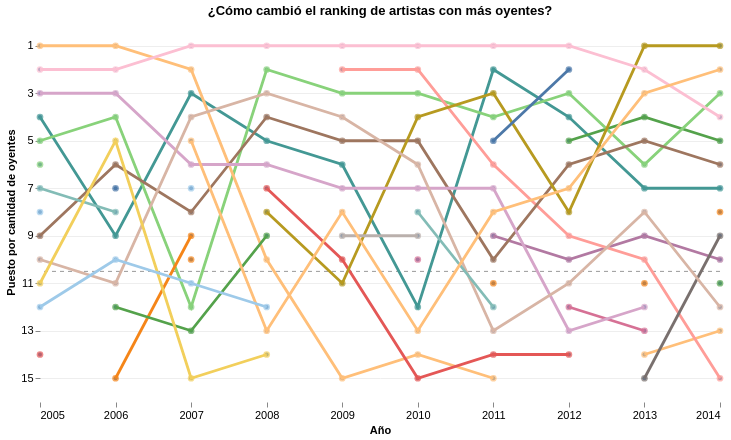

Notebook code for this chart:
### Markdown cell above
### 3.3 Mapeo visual y representación

**Gráfico de ranking (bump chart)**

| Qué mostramos | Marca | Canal | Comentario |
|---|---|---|---|
| Tiempo | | Posición horizontal | El tiempo va en el eje x, de izquierda a derecha |
| Puesto en el ranking | Punto | Posición vertical |  |
| Un artista a lo largo de los años | Línea que une los puntos | Color | La línea permite seguir a un mismo artista |

**Decisiones:**
- Decisión. Para cada año, ordenamos a los artistas según la cantidad de usuarios distintos que los escucharon. Mostramos el puesto porque nos interesa ver qué artistas subieron, bajaron o se mantuvieron entre los primeros. En 2005 y 2014, el ranking corresponde solo a los meses disponibles.
- Con tantos artistas los colores se repiten y es difícil seguir una línea, por eso agregamos interacción.
- Una línea punteada marca el límite del top 10.

**Interacción:** Al elegir un artista, su línea se resalta y las demás quedan en segundo plano. Así es más fácil seguir cómo cambió su puesto año a año. La tarea es seguir la
trayectoria de un artista concreto sin perderla entre las otras. Al pasar el mouse se ve el año, el puesto y
la cantidad de oyentes. Con un click en la leyenda también se puede ocultar un artista.

### 3.4 Evolución del ranking

### Code cell
import altair as alt

datos = datos_bump.sort_values(["artist_id", "anio"]).copy()

# Si el artista sale del ranking y vuelve después, empieza una línea nueva.
# Así evitamos unir dos años separados por un período fuera del top 15.
datos["tramo"] = datos.groupby("artist_id")["anio"].transform(
    lambda anios: anios.diff().ne(1).cumsum()
)

nombres = sorted(datos["artist_name"].unique())
selector = alt.param(
    name="artista_elegido",
    value="Todos",
    bind=alt.binding_select(options=["Todos"] + nombres, name="Artista: ")
)

# El puesto 1 va arriba y los años se muestran sin decimales.
base = alt.Chart(datos).encode(
    x=alt.X("anio:Q", title="Año",
            axis=alt.Axis(values=list(anios), format="d", grid=False),
            scale=alt.Scale(nice=False, zero=False)),
    y=alt.Y("puesto:Q", title="Puesto por cantidad de oyentes",
            scale=alt.Scale(domain=[PUESTO_MAX + 0.5, 0.5]),
            axis=alt.Axis(values=list(range(1, PUESTO_MAX + 1)))),
    detail=["artist_id:N", "tramo:N"],
    order="anio:Q"
)

# Las líneas grises dejan ver dónde estaban los demás artistas.
fondo = base.mark_line(
    color="#cbd1d8", strokeWidth=1.3,
    point=alt.OverlayMarkDef(size=16, filled=True)
)

# La línea elegida se dibuja encima para que se pueda seguir en los cruces.
visibles = base.transform_filter(
    (selector == "Todos") | (alt.datum.artist_name == selector)
)

lineas = visibles.mark_line(strokeWidth=2.8).encode(
    color=alt.condition(
        selector == "Todos",
        alt.Color("artist_name:N", legend=None, scale=alt.Scale(scheme="tableau20")),
        alt.value("#2457a7")
    )
)

puntos = visibles.mark_circle(size=45).encode(
    color=lineas.encoding.color,
    tooltip=[
        alt.Tooltip("artist_name:N", title="Artista"),
        alt.Tooltip("anio:Q", title="Año", format="d"),
        alt.Tooltip("puesto:Q", title="Puesto", format="d"),
        alt.Tooltip("oyentes:Q", title="Cant escuchas", format=",d")
    ]
)

# Etiquetamos el último punto visible del artista, aunque sea anterior a 2014.
etiqueta = (
    base.transform_filter(alt.datum.artist_name == selector)
    .transform_window(
        fila="row_number()",
        sort=[alt.SortField("anio", order="descending")]
    )
    .transform_filter(alt.datum.fila == 1)
    .transform_calculate(texto="datum.artist_name + ' · ' + datum.puesto + '°'")
    .mark_text(align="left", dx=8, fontSize=13, fontWeight="bold", color="#2457a7")
    .encode(text="texto:N")
)

limite_top10 = alt.Chart().mark_rule(
    color="#999999", strokeDash=[4, 4]
).encode(y=alt.datum(10.5))

bump = (
    alt.layer(fondo, limite_top10, lineas, puntos, etiqueta)
    .add_params(selector)
    .properties(
        width=680, height=380,
        title="¿Cómo cambió el ranking de artistas con más oyentes?"
    )
    .configure_view(stroke=None)
    .configure_axis(gridColor="#eeeeee", domain=False, labelFontSize=11)
)

bump

### Figure 1 — Vega-Lite specification as saved in the notebook (floating-point values rounded to 4 significant figures; data arrays with more than 128 entries replaced by an {"elided": "..."} marker saying what was removed)
{"config": {"view": {"continuousWidth": 300, "continuousHeight": 300, "stroke": null}, "axis": {"domain": false, "gridColor": "#eeeeee", "labelFontSize": 11}}, "layer": [{"data": {"name": "data-82af5d8aaebf52c4f8847d9aa387479b"}, "mark": {"type": "line", "color": "#cbd1d8", "point": {"filled": true, "size": 16}, "strokeWidth": 1.3}, "encoding": {"detail": [{"field": "artist_id", "type": "nominal"}, {"field": "tramo", "type": "nominal"}], "order": {"field": "anio", "type": "quantitative"}, "x": {"axis": {"format": "d", "grid": false, "values": [2005.0, 2006.0, 2007.0, 2008.0, 2009.0, 2010.0, 2011.0, 2012.0, 2013.0, 2014.0]}, "field": "anio", "scale": {"nice": false, "zero": false}, "title": "Año", "type": "quantitative"}, "y": {"axis": {"values": [1, 2, 3, 4, 5, 6, 7, 8, 9, 10, 11, 12, 13, 14, 15]}, "field": "puesto", "scale": {"domain": [15.5, 0.5]}, "title": "Puesto por cantidad de oyentes", "type": "quantitative"}}}, {"data": {"name": "empty"}, "mark": {"type": "rule", "color": "#999999", "strokeDash": [4, 4]}, "encoding": {"y": {"datum": 10.5}}}, {"data": {"name": "data-82af5d8aaebf52c4f8847d9aa387479b"}, "mark": {"type": "line", "strokeWidth": 2.8}, "encoding": {"color": {"condition": {"test": "(artista_elegido === 'Todos')", "field": "artist_name", "legend": null, "scale": {"scheme": "tableau20"}, "type": "nominal"}, "value": "#2457a7"}, "detail": [{"field": "artist_id", "type": "nominal"}, {"field": "tramo", "type": "nominal"}], "order": {"field": "anio", "type": "quantitative"}, "x": {"axis": {"format": "d", "grid": false, "values": [2005.0, 2006.0, 2007.0, 2008.0, 2009.0, 2010.0, 2011.0, 2012.0, 2013.0, 2014.0]}, "field": "anio", "scale": {"nice": false, "zero": false}, "title": "Año", "type": "quantitative"}, "y": {"axis": {"values": [1, 2, 3, 4, 5, 6, 7, 8, 9, 10, 11, 12, 13, 14, 15]}, "field": "puesto", "scale": {"domain": [15.5, 0.5]}, "title": "Puesto por cantidad de oyentes", "type": "quantitative"}}, "transform": [{"filter": "((artista_elegido === 'Todos') || (datum.artist_name === artista_elegido))"}]}, {"data": {"name": "data-82af5d8aaebf52c4f8847d9aa387479b"}, "mark": {"type": "circle", "size": 45}, "encoding": {"color": {"condition": {"test": "(artista_elegido === 'Todos')", "field": "artist_name", "legend": null, "scale": {"scheme": "tableau20"}, "type": "nominal"}, "value": "#2457a7"}, "detail": [{"field": "artist_id", "type": "nominal"}, {"field": "tramo", "type": "nominal"}], "order": {"field": "anio", "type": "quantitative"}, "tooltip": [{"field": "artist_name", "title": "Artista", "type": "nominal"}, {"field": "anio", "format": "d", "title": "Año", "type": "quantitative"}, {"field": "puesto", "format": "d", "title": "Puesto", "type": "quantitative"}, {"field": "oyentes", "format": ",d", "title": "Cant escuchas", "type": "quantitative"}], "x": {"axis": {"format": "d", "grid": false, "values": [2005.0, 2006.0, 2007.0, 2008.0, 2009.0, 2010.0, 2011.0, 2012.0, 2013.0, 2014.0]}, "field": "anio", "scale": {"nice": false, "zero": false}, "title": "Año", "type": "quantitative"}, "y": {"axis": {"values": [1, 2, 3, 4, 5, 6, 7, 8, 9, 10, 11, 12, 13, 14, 15]}, "field": "puesto", "scale": {"domain": [15.5, 0.5]}, "title": "Puesto por cantidad de oyentes", "type": "quantitative"}}, "transform": [{"filter": "((artista_elegido === 'Todos') || (datum.artist_name === artista_elegido))"}]}, {"data": {"name": "data-82af5d8aaebf52c4f8847d9aa387479b"}, "mark": {"type": "text", "align": "left", "color": "#2457a7", "dx": 8, "fontSize": 13, "fontWeight": "bold"}, "encoding": {"detail": [{"field": "artist_id", "type": "nominal"}, {"field": "tramo", "type": "nominal"}], "order": {"field": "anio", "type": "quantitative"}, "text": {"field": "texto", "type": "nominal"}, "x": {"axis": {"format": "d", "grid": false, "values": [2005.0, 2006.0, 2007.0, 2008.0, 2009.0, 2010.0, 2011.0, 2012.0, 2013.0, 2014.0]}, "field": "anio", "scale": {"nice": false, "zero": false}, "title": "Año", "type": "quantitative"}, "y": {"axis": {"values": [1, 2, 3, 4, 5, 6, 7, 8, 9, 10, 11, 12, 13, 14, 15]}, "field": "puesto", "scale": {"domain": [15.5, 0.5]}, "title": "Puesto por cantidad de oyentes", "type": "quantitative"}}, "transform": [{"filter": "(datum.artist_name === artista_elegido)"}, {"window": [{"op": "row_number", "field": "", "as": "fila"}], "sort": [{"field": "anio", "order": "descending"}]}, {"filter": "(datum.fila === 1)"}, {"calculate": "datum.artist_name + ' · ' + datum.puesto + '°'", "as": "texto"}]}], "height": 380, "params": [{"name": "artista_elegido", "bind": {"input": "select", "options": ["Todos", "Adele", "Air", "Arcade Fire", "Arctic Monkeys", "Beck", "Coldplay", "Daft Punk", "Death Cab for Cutie", "Foo Fighters", "Gorillaz", "Guns N' Roses", "Kings of Leon", "Lana Del Rey", "MGMT", "Muse", "Radiohead", "Red Hot Chili Peppers", "System of a Down", "The Cure", "The Killers", "The Postal Service", "The Shins", "The Strokes", "The White Stripes", "The xx", "Weezer"], "name": "Artista: "}, "value": "Todos"}], "title": "¿Cómo cambió el ranking de artistas con más oyentes?", "width": 680, "$schema": "https://vega.github.io/schema/vega-lite/v5.20.1.json", "datasets": {"data-82af5d8aaebf52c4f8847d9aa387479b": {"elided": "137 records"}, "empty": [{}]}}
